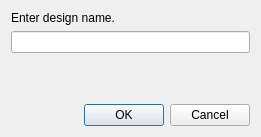
<?xml version="1.0" encoding="UTF-8"?>
<ui version="4.0">
 <class>CreateDesignDialog</class>
 <widget class="QDialog" name="CreateDesignDialog">
  <property name="geometry">
   <rect>
    <x>0</x>
    <y>0</y>
    <width>261</width>
    <height>137</height>
   </rect>
  </property>
  <property name="windowTitle">
   <string>Dialog</string>
  </property>
  <layout class="QVBoxLayout" name="verticalLayout">
   <item>
    <widget class="QLabel" name="m_labelContent">
     <property name="text">
      <string>Enter design name.</string>
     </property>
    </widget>
   </item>
   <item>
    <widget class="QLineEdit" name="m_lineEditName"/>
   </item>
   <item>
    <spacer name="verticalSpacer">
     <property name="orientation">
      <enum>Qt::Vertical</enum>
     </property>
     <property name="sizeHint" stdset="0">
      <size>
       <width>20</width>
       <height>29</height>
      </size>
     </property>
    </spacer>
   </item>
   <item>
    <layout class="QHBoxLayout" name="horizontalLayout">
     <item>
      <spacer name="horizontalSpacer">
       <property name="orientation">
        <enum>Qt::Horizontal</enum>
       </property>
       <property name="sizeHint" stdset="0">
        <size>
         <width>40</width>
         <height>20</height>
        </size>
       </property>
      </spacer>
     </item>
     <item>
      <widget class="QPushButton" name="m_btnOK">
       <property name="text">
        <string>  OK  </string>
       </property>
      </widget>
     </item>
     <item>
      <widget class="QPushButton" name="m_btnCancel">
       <property name="text">
        <string>Cancel</string>
       </property>
      </widget>
     </item>
    </layout>
   </item>
  </layout>
 </widget>
 <resources/>
 <connections/>
</ui>
